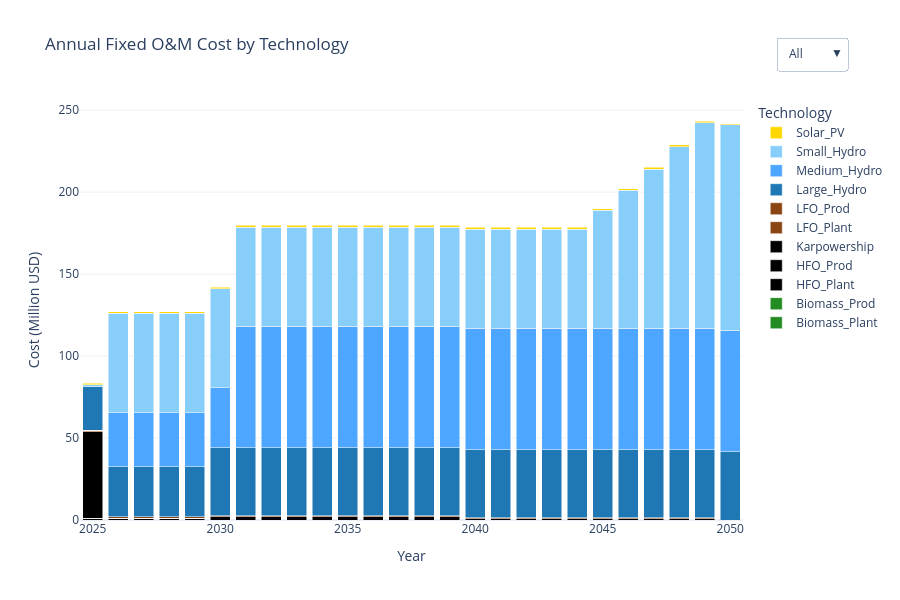

The notebook cell saved with this chart:
### Markdown cell above
### Annual Fixed Costs by Technology

### Code cell
import pandas as pd
import plotly.graph_objects as go

# === Load color mapping ===
with open("tech_colors.json") as f:
    tech_colors = json.load(f)

# === Load and prepare data ===
df_fixed = pd.read_csv(res_dir / "AnnualFixedOperatingCost.csv")
df_fixed.rename(columns={"y": "YEAR", "t": "TECHNOLOGY", "AnnualFixedOperatingCost": "VALUE"}, inplace=True)

# Pivot for bar plotting
df_pivot = df_fixed.pivot_table(index="YEAR", columns="TECHNOLOGY", values="VALUE", aggfunc="sum")
years = df_pivot.index.tolist()

# === Build stacked bar chart ===
fig = go.Figure()

for tech in df_pivot.columns:
    fig.add_trace(go.Bar(
        x=years,
        y=df_pivot[tech].fillna(0),
        name=tech,
        marker=dict(color=tech_colors.get(tech, "#D3D3D3")),  # fallback to light gray
        hovertemplate=f"{tech}<br>Year: %{{x}}<br>Fixed Cost: %{{y:.2f}} Million USD"
    ))

# === Layout ===
fig.update_layout(
    title="Annual Fixed O&M Cost by Technology",
    xaxis_title="Year",
    yaxis_title="Cost (Million USD)",
    barmode='stack',
    template="plotly_white",
    height=600,
    legend_title="Technology",
    hovermode="x unified",
    updatemenus=[
        {
            "buttons": [
                {"label": "All", "method": "update", "args": [{"visible": [True] * len(df_pivot.columns)}]},
                {"label": "None", "method": "update", "args": [{"visible": [False] * len(df_pivot.columns)}]},
            ],
            "direction": "down",
            "x": 1.05,
            "xanchor": "left",
            "y": 1.15,
            "yanchor": "top"
        }
    ]
)

# Show the figure
try:
    fig.show()
except ValueError:
    print("🔁 Fallback to browser due to rendering issue.")
    fig.show(renderer="browser")

### Figure 1 — Plotly figure (JSON) as saved in the notebook; plotly's stock layout.template omitted (floating-point values rounded to 4 significant figures)
{"data": [{"hovertemplate": "Biomass_Plant<br>Year: %{x}<br>Fixed Cost: %{y:.2f} Million USD", "marker": {"color": "#228B22"}, "name": "Biomass_Plant", "type": "bar", "x": [2025, 2026, 2027, 2028, 2029, 2030, 2031, 2032, 2033, 2034, 2035, 2036, 2037, 2038, 2039, 2040, 2041, 2042, 2043, 2044, 2045, 2046, 2047, 2048, 2049, 2050], "y": [0.0, 0.0, 0.0, 0.0, 0.0, 0.0, 0.0, 0.0, 0.0, 0.0, 0.0, 0.0, 0.0, 0.0, 0.0, 0.0, 0.0, 0.0, 0.0, 0.0, 0.0, 0.0, 0.0, 0.0, 0.0, 0.0]}, {"hovertemplate": "Biomass_Prod<br>Year: %{x}<br>Fixed Cost: %{y:.2f} Million USD", "marker": {"color": "#228B22"}, "name": "Biomass_Prod", "type": "bar", "x": [2025, 2026, 2027, 2028, 2029, 2030, 2031, 2032, 2033, 2034, 2035, 2036, 2037, 2038, 2039, 2040, 2041, 2042, 2043, 2044, 2045, 2046, 2047, 2048, 2049, 2050], "y": [0.0, 0.0, 0.0, 0.0, 0.0, 0.0, 0.0, 0.0, 0.0, 0.0, 0.0, 0.0, 0.0, 0.0, 0.0, 0.0, 0.0, 0.0, 0.0, 0.0, 0.0, 0.0, 0.0, 0.0, 0.0, 0.0]}, {"hovertemplate": "HFO_Plant<br>Year: %{x}<br>Fixed Cost: %{y:.2f} Million USD", "marker": {"color": "#000000"}, "name": "HFO_Plant", "type": "bar", "x": [2025, 2026, 2027, 2028, 2029, 2030, 2031, 2032, 2033, 2034, 2035, 2036, 2037, 2038, 2039, 2040, 2041, 2042, 2043, 2044, 2045, 2046, 2047, 2048, 2049, 2050], "y": [1.082, 1.082, 1.082, 1.082, 1.082, 1.896, 1.896, 1.896, 1.896, 1.896, 1.896, 1.896, 1.896, 1.896, 1.896, 0.8145, 0.8145, 0.8145, 0.8145, 0.8145, 0.8145, 0.8145, 0.8145, 0.8145, 0.8145, 0.0]}, {"hovertemplate": "HFO_Prod<br>Year: %{x}<br>Fixed Cost: %{y:.2f} Million USD", "marker": {"color": "#000000"}, "name": "HFO_Prod", "type": "bar", "x": [2025, 2026, 2027, 2028, 2029, 2030, 2031, 2032, 2033, 2034, 2035, 2036, 2037, 2038, 2039, 2040, 2041, 2042, 2043, 2044, 2045, 2046, 2047, 2048, 2049, 2050], "y": [0.0, 0.0, 0.0, 0.0, 0.0, 0.0, 0.0, 0.0, 0.0, 0.0, 0.0, 0.0, 0.0, 0.0, 0.0, 0.0, 0.0, 0.0, 0.0, 0.0, 0.0, 0.0, 0.0, 0.0, 0.0, 0.0]}, {"hovertemplate": "Karpowership<br>Year: %{x}<br>Fixed Cost: %{y:.2f} Million USD", "marker": {"color": "#000000"}, "name": "Karpowership", "type": "bar", "x": [2025, 2026, 2027, 2028, 2029, 2030, 2031, 2032, 2033, 2034, 2035, 2036, 2037, 2038, 2039, 2040, 2041, 2042, 2043, 2044, 2045, 2046, 2047, 2048, 2049, 2050], "y": [52.8, 0.0, 0.0, 0.0, 0.0, 0.0, 0.0, 0.0, 0.0, 0.0, 0.0, 0.0, 0.0, 0.0, 0.0, 0.0, 0.0, 0.0, 0.0, 0.0, 0.0, 0.0, 0.0, 0.0, 0.0, 0.0]}, {"hovertemplate": "LFO_Plant<br>Year: %{x}<br>Fixed Cost: %{y:.2f} Million USD", "marker": {"color": "#8B4513"}, "name": "LFO_Plant", "type": "bar", "x": [2025, 2026, 2027, 2028, 2029, 2030, 2031, 2032, 2033, 2034, 2035, 2036, 2037, 2038, 2039, 2040, 2041, 2042, 2043, 2044, 2045, 2046, 2047, 2048, 2049, 2050], "y": [0.757, 0.757, 0.757, 0.757, 0.757, 0.6139, 0.6139, 0.6139, 0.6139, 0.6139, 0.6139, 0.6139, 0.6139, 0.6139, 0.6139, 0.4613, 0.4613, 0.4613, 0.4613, 0.4613, 0.4613, 0.4613, 0.4613, 0.4613, 0.4613, 0.0]}, {"hovertemplate": "LFO_Prod<br>Year: %{x}<br>Fixed Cost: %{y:.2f} Million USD", "marker": {"color": "#8B4513"}, "name": "LFO_Prod", "type": "bar", "x": [2025, 2026, 2027, 2028, 2029, 2030, 2031, 2032, 2033, 2034, 2035, 2036, 2037, 2038, 2039, 2040, 2041, 2042, 2043, 2044, 2045, 2046, 2047, 2048, 2049, 2050], "y": [0.0, 0.0, 0.0, 0.0, 0.0, 0.0, 0.0, 0.0, 0.0, 0.0, 0.0, 0.0, 0.0, 0.0, 0.0, 0.0, 0.0, 0.0, 0.0, 0.0, 0.0, 0.0, 0.0, 0.0, 0.0, 0.0]}, {"hovertemplate": "Large_Hydro<br>Year: %{x}<br>Fixed Cost: %{y:.2f} Million USD", "marker": {"color": "#1f77b4"}, "name": "Large_Hydro", "type": "bar", "x": [2025, 2026, 2027, 2028, 2029, 2030, 2031, 2032, 2033, 2034, 2035, 2036, 2037, 2038, 2039, 2040, 2041, 2042, 2043, 2044, 2045, 2046, 2047, 2048, 2049, 2050], "y": [26.61, 30.69, 30.69, 30.69, 30.69, 41.49, 41.49, 41.49, 41.49, 41.49, 41.49, 41.49, 41.49, 41.49, 41.49, 41.49, 41.49, 41.49, 41.49, 41.49, 41.49, 41.49, 41.49, 41.49, 41.49, 41.49]}, {"hovertemplate": "Medium_Hydro<br>Year: %{x}<br>Fixed Cost: %{y:.2f} Million USD", "marker": {"color": "#4da6ff"}, "name": "Medium_Hydro", "type": "bar", "x": [2025, 2026, 2027, 2028, 2029, 2030, 2031, 2032, 2033, 2034, 2035, 2036, 2037, 2038, 2039, 2040, 2041, 2042, 2043, 2044, 2045, 2046, 2047, 2048, 2049, 2050], "y": [0.0, 33.01, 33.01, 33.01, 33.01, 36.61, 74.25, 74.25, 74.25, 74.25, 74.25, 74.25, 74.25, 74.25, 74.25, 74.25, 74.25, 74.25, 74.25, 74.25, 74.25, 74.25, 74.25, 74.25, 74.25, 74.25]}, {"hovertemplate": "Small_Hydro<br>Year: %{x}<br>Fixed Cost: %{y:.2f} Million USD", "marker": {"color": "#87CEFA"}, "name": "Small_Hydro", "type": "bar", "x": [2025, 2026, 2027, 2028, 2029, 2030, 2031, 2032, 2033, 2034, 2035, 2036, 2037, 2038, 2039, 2040, 2041, 2042, 2043, 2044, 2045, 2046, 2047, 2048, 2049, 2050], "y": [1.117, 60.44, 60.44, 60.44, 60.44, 60.44, 60.44, 60.44, 60.44, 60.44, 60.44, 60.44, 60.44, 60.44, 60.44, 60.44, 60.44, 60.44, 60.44, 60.44, 71.94, 84.15, 97.1, 110.8, 125.4, 125.4]}, {"hovertemplate": "Solar_PV<br>Year: %{x}<br>Fixed Cost: %{y:.2f} Million USD", "marker": {"color": "#FFD700"}, "name": "Solar_PV", "type": "bar", "x": [2025, 2026, 2027, 2028, 2029, 2030, 2031, 2032, 2033, 2034, 2035, 2036, 2037, 2038, 2039, 2040, 2041, 2042, 2043, 2044, 2045, 2046, 2047, 2048, 2049, 2050], "y": [0.9781, 0.9781, 0.9781, 0.9781, 0.9781, 0.9781, 0.9781, 0.9781, 0.9781, 0.9781, 0.9781, 0.9781, 0.9781, 0.9781, 0.9781, 0.9781, 0.9781, 0.9781, 0.9781, 0.9781, 0.9781, 0.9781, 0.9781, 0.9781, 0.9781, 0.6367]}], "layout": {"barmode": "stack", "height": 600, "hovermode": "x unified", "legend": {"title": {"text": "Technology"}}, "title": {"text": "Annual Fixed O&M Cost by Technology"}, "updatemenus": [{"buttons": [{"args": [{"visible": [true, true, true, true, true, true, true, true, true, true, true]}], "label": "All", "method": "update"}, {"args": [{"visible": [false, false, false, false, false, false, false, false, false, false, false]}], "label": "None", "method": "update"}], "direction": "down", "x": 1.05, "xanchor": "left", "y": 1.15, "yanchor": "top"}], "xaxis": {"title": {"text": "Year"}}, "yaxis": {"title": {"text": "Cost (Million USD)"}}}}
